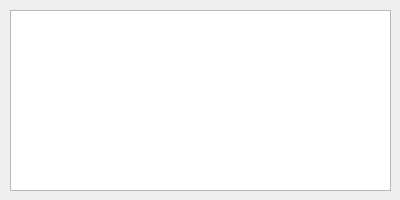
<?xml version="1.0" encoding="UTF-8"?>
<ui version="4.0">
    <class>Dialog</class>
    <widget class="QDialog" name="Dialog">
        <property name="geometry">
            <rect>
                <x>0</x>
                <y>0</y>
                <width>400</width>
                <height>200</height>
            </rect>
        </property>
        <property name="windowTitle">
            <string>GUI ScrcPy - Toolkit</string>
        </property>
        <property name="windowIcon">
            <iconset>
                <normaloff>rsrc/android_circle.png</normaloff>rsrc/android_circle.png
            </iconset>
        </property>
        <widget class="QTextEdit" name="textEdit">
            <property name="geometry">
                <rect>
                    <x>10</x>
                    <y>10</y>
                    <width>381</width>
                    <height>181</height>
                </rect>
            </property>
        </widget>
    </widget>
    <resources/>
    <connections/>
</ui>
